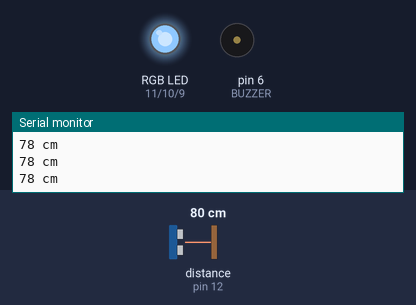
A sketch run on a simulated Arduino Uno, built with avr-gcc and run on an emulated ATmega328P. On the bench: an RGB LED mixed from three pins (HIGH = lit), buzzer (waves = sounding), the last lines printed to the serial monitor. Wiring (inferred from the names in the program): ultrasonic range finder: trigger pin 13; echo pin 12. The inputs (shaded band) are chosen by the test bench; at power-on: distance to the obstacle (sensor on pin 12) 80 cm. The echo pulse lasts 58.3 µs per cm; pins used as bus, display or sensor lines are not drawn.

Above: at 1.3 s.
1.4 s: distance to the obstacle (sensor on pin 12) set to 4 cm
At 4.3 s:
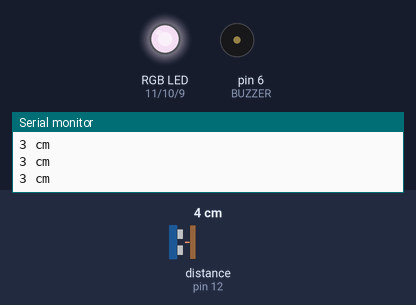
4.4 s: distance to the obstacle (sensor on pin 12) set to 60 cm
At 6.1 s:
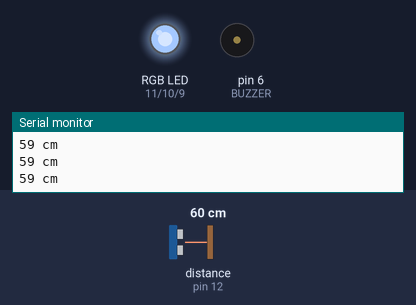
6.4 s: distance to the obstacle (sensor on pin 12) set to 9 cm
At 7.4 s:
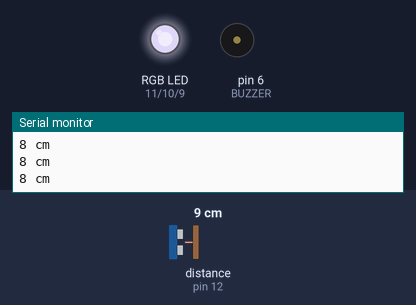
9.4 s: distance to the obstacle (sensor on pin 12) set to 120 cm
At 9.9 s:
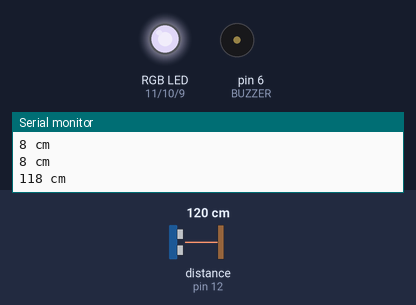
11.5 s: distance to the obstacle (sensor on pin 12) set to 18 cm
At 11.63 s:
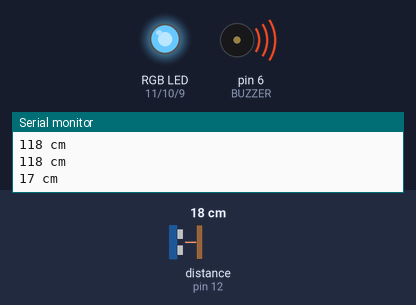
Timing chart, 0 to 15.5 s (numbered marks = the images above; inputs shaded):
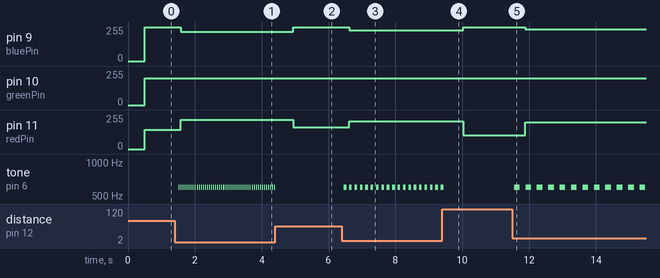

Measured:
- after the input at 1.4 s, pin 9 (bluePin): 255/255 → 220/255 after 0.18 s; pin 11 (redPin): 143/255 → 220/255 after 0.18 s; tone on pin 6 (BUZZER): alternates 600 Hz for 0.03 s and silent for 0.03 s, starting after 0.12 s
- after the input at 4.4 s, pin 9 (bluePin): 220/255 → 255/255 after 0.55 s; pin 11 (redPin): 220/255 → 164/255 after 0.55 s; tone on pin 6 (BUZZER): goes on until 4.4 s, then stays silent
- after the input at 6.4 s, pin 9 (bluePin): 255/255 → 231/255 after 0.22 s; pin 11 (redPin): 164/255 → 209/255 after 0.22 s; tone on pin 6 (BUZZER): alternates 600 Hz for 0.08 s and silent for 0.08 s, starting after 0.06 s
- after the input at 9.4 s, pin 9 (bluePin): 231/255 → 255/255 after 0.63 s; pin 11 (redPin): 209/255 → 103/255 after 0.63 s; tone on pin 6 (BUZZER): goes on until 9.4 s, then stays silent
- after the input at 11.5 s, pin 9 (bluePin): 255/255 → 238/255 after 0.39 s; pin 11 (redPin): 103/255 → 202/255 after 0.39 s; tone on pin 6 (BUZZER): alternates 600 Hz for 0.17 s and silent for 0.17 s, starting after 0.05 s

The sketch:

7sensorUltraWarningSpec2.ino
```cpp
#define trigPin 13
#define echoPin 12
#define BUZZER 6
int redPin = 11;
int greenPin = 10;
int bluePin = 9;
int r;
int b;


void setup()
{
  Serial.begin (9600);
  pinMode(redPin, OUTPUT);
  pinMode(greenPin, OUTPUT);
  pinMode(bluePin, OUTPUT);
  pinMode(trigPin, OUTPUT);
  pinMode(echoPin, INPUT);
}

void loop()
{
  long duration, distance;

  digitalWrite(trigPin, LOW);
  delayMicroseconds(2);
  digitalWrite(trigPin, HIGH);
  delayMicroseconds(10);

  digitalWrite(trigPin, LOW);
  duration = pulseIn(echoPin, HIGH);
  distance = duration * 17 / 1000;

  if (distance >= 200 || distance <= 0){
    Serial.println("Unable to measure distance");
  } else
  {
    Serial.print(distance);
    Serial.println(" cm");

  if(distance<=40){
    tone(BUZZER,600);
    delay(distance*10);
    noTone(BUZZER);
    delay(distance*10);
  }else{
    delay(500);
  }

  //r= 220 - distance;
  //b = 220 + distance;
  r= 220 - (distance^3);
  b = 220 + (distance^3);

 setColor(r,200,b);
  }
}
void setColor(int red,int green,int blue)
{
  analogWrite(redPin,red);
  analogWrite(greenPin,green);
  analogWrite(bluePin,blue);
}
//setColor(r,255,b);
//}
```
